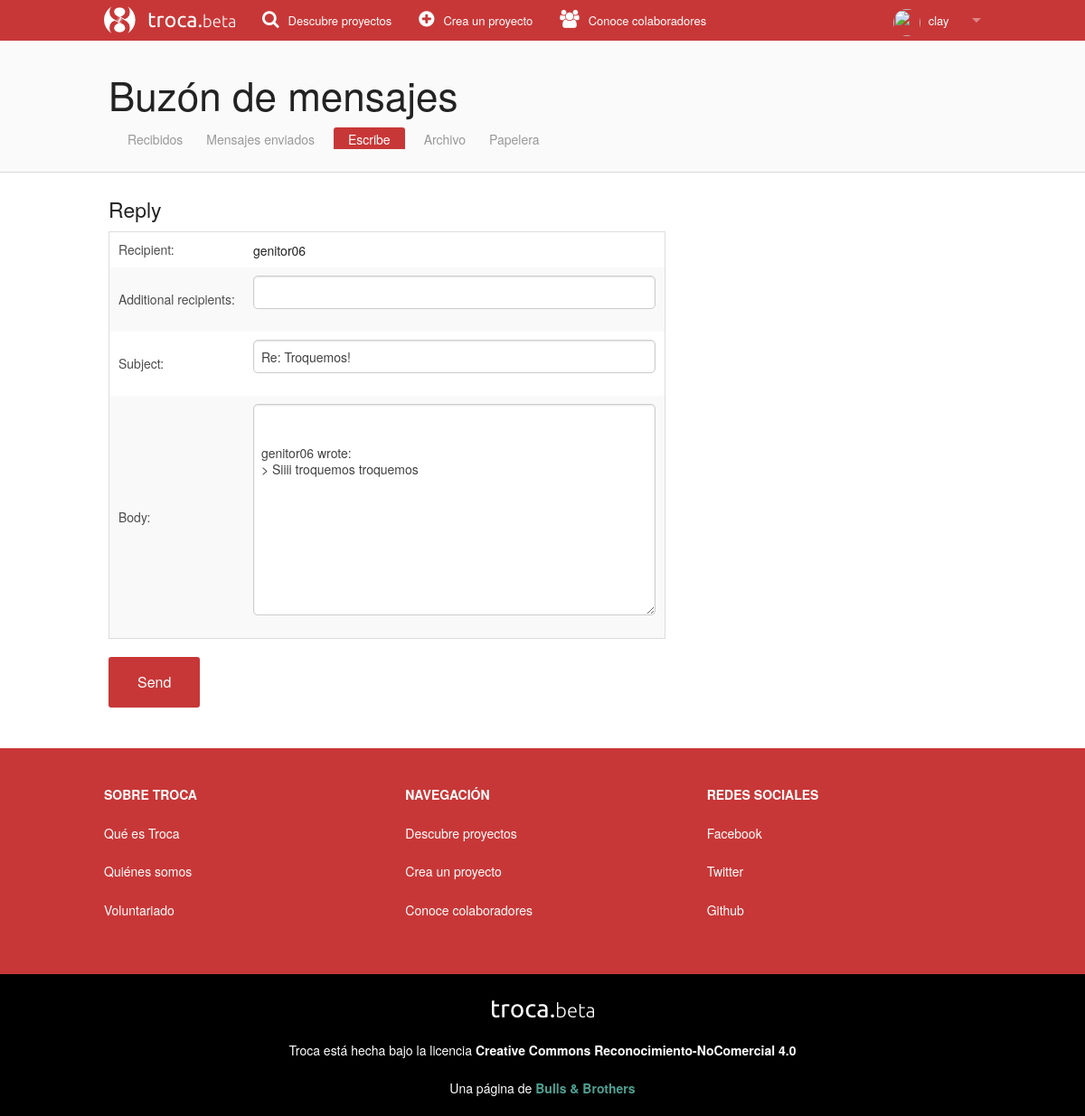
Screenshot of /mensajes/reply/24/ (signed in) with the database file from the repository.
### postman/models.py (models this page shows, shortened)
@python_2_unicode_compatible
class Message(models.Model):
    SUBJECT_MAX_LENGTH = 120
    subject = models.CharField(_("subject"), max_length=SUBJECT_MAX_LENGTH)
    body = models.TextField(_("body"), blank=True)
    sender = models.ForeignKey(settings.AUTH_USER_MODEL, related_name='sent_messages', null=True, blank=True, verbose_name=_("sender"))
    recipient = models.ForeignKey(settings.AUTH_USER_MODEL, related_name='received_messages', null=True, blank=True, verbose_name=_("recipient"))
    email = models.EmailField(_("visitor"), blank=True)  # instead of either sender or recipient, for an AnonymousUser
    parent = models.ForeignKey('self', related_name='next_messages', null=True, blank=True, verbose_name=_("parent message"))
    thread = models.ForeignKey('self', related_name='child_messages', null=True, blank=True, verbose_name=_("root message"))
    sent_at = models.DateTimeField(_("sent at"), default=now)
    read_at = models.DateTimeField(_("read at"), null=True, blank=True)
    replied_at = models.DateTimeField(_("replied at"), null=True, blank=True)
    sender_archived = models.BooleanField(_("archived by sender"), default=False)
    recipient_archived = models.BooleanField(_("archived by recipient"), default=False)
    sender_deleted_at = models.DateTimeField(_("deleted by sender at"), null=True, blank=True)
    recipient_deleted_at = models.DateTimeField(_("deleted by recipient at"), null=True, blank=True)
    moderation_status = models.CharField(_("status"), max_length=1, choices=STATUS_CHOICES, default=STATUS_PENDING)
    moderation_by = models.ForeignKey(settings.AUTH_USER_MODEL, related_name='moderated_messages',
        null=True, blank=True, verbose_name=_("moderator"))
    moderation_date = models.DateTimeField(_("moderated at"), null=True, blank=True)
    moderation_reason = models.CharField(_("rejection reason"), max_length=120, blank=True)
    objects = MessageManager()
    class Meta:
        verbose_name = _("message")
        verbose_name_plural = _("messages")
        ordering = ['-sent_at', '-id']
    def admin_sender(self):
        """
        Return the sender either as a username or as a plain email.
        Designed for the Admin site.

        """
        if self.sender:
            return str(self.sender)
        else:
            return '<{0}>'.format(self.email)
    admin_sender.short_description = _("sender")
    admin_sender.admin_order_field = 'sender'
    clear_sender = property(admin_sender)
    @property
    def obfuscated_sender(self):
        if self.sender:
            return get_user_representation(self.sender)
        else:
            return self._obfuscated_email()
    def admin_recipient(self):
        """
        Return the recipient either as a username or as a plain email.
        Designed for the Admin site.

        """
        if self.recipient:
            return str(self.recipient)
        else:
            return '<{0}>'.format(self.email)
    admin_recipient.short_description = _("recipient")
    admin_recipient.admin_order_field = 'recipient'
    clear_recipient = property(admin_recipient)
    def quote(self, format_subject, format_body=None):
        values = {'subject': format_subject(self.subject)[:self.SUBJECT_MAX_LENGTH]}
        if format_body:
            values['body'] = format_body(self.obfuscated_sender, self.body)
        return values

### postman/views.py (the view)
# urls.py: url(r'^reply/(?P<message_id>[\d]+)/$', ReplyView.as_view(), name='postman_reply'),
class ReplyView(ComposeMixin, FormView):
    form_class = FullReplyForm
    formatters = (format_subject, format_body)
    autocomplete_channel = None
    template_name = 'postman/reply.html'
    @csrf_protect_m
    @login_required_m
    def dispatch(self, request, message_id, *args, **kwargs):
        perms = Message.objects.perms(request.user)
        self.parent = get_object_or_404(Message, perms, pk=message_id)
        return super(ReplyView, self).dispatch(request,*args, **kwargs)
    def get_initial(self):
        self.initial = self.parent.quote(*self.formatters)  # will also be partially used in get_form_kwargs()
        if self.request.method == 'GET':
            self.initial.update(self.request.GET.items())  # allow overwriting of the defaults by query string
        return self.initial
    def get_form_kwargs(self):
        kwargs = super(ReplyView, self).get_form_kwargs()
        kwargs['channel'] = self.autocomplete_channel
        if self.request.method == 'POST':
            if 'subject' not in kwargs['data']:  # case of the quick reply form
                post = kwargs['data'].copy()  # self.request.POST is immutable
                post['subject'] = self.initial['subject']
                kwargs['data'] = post
            kwargs['recipient'] = self.parent.sender or self.parent.email
        return kwargs
    def get_context_data(self, **kwargs):
        context = super(ReplyView, self).get_context_data(**kwargs)
        context['recipient'] = self.parent.obfuscated_sender
        return context

### postman/forms.py
class FullReplyForm(BaseReplyForm):
    if allow_copies:
        recipients = CommaSeparatedUserField(
            label=(_("Additional recipients"), _("Additional recipient")), help_text='', required=False)
    class Meta(BaseReplyForm.Meta):
        fields = (['recipients'] if allow_copies else []) + ['subject', 'body']

### postman/models.py (called while the page is built, shortened)
def get_user_representation(user):
    show_user_as = getattr(settings, 'POSTMAN_SHOW_USER_AS', None)
    if isinstance(show_user_as, six.string_types):
        attr = getattr(user, show_user_as, None)
        if callable(attr):
            attr = attr()
        if attr:
            return force_text(attr)
    elif callable(show_user_as):
        try:
            return force_text(show_user_as(user))
        except:
            pass
    return force_text(user)  # default value, or in case of empty attribute or exception

    def _folder(self, related, filters, option=None, order_by=None):
        qs = self.all() if option == OPTION_MESSAGES else QuerySet(self.model, PostmanQuery(self.model), using=self._db)
        if related:
            qs = qs.select_related(*related)
        if order_by:
            qs = qs.order_by(order_by)
        if isinstance(filters, (list, tuple)):
            lookups = models.Q()
            for filter in filters:
                lookups |= models.Q(**filter)
        else:
            lookups = models.Q(**filters)
        if option == OPTION_MESSAGES:
            return qs.filter(lookups)

    def inbox(self, user, related=True, **kwargs):
        related = ('sender',) if related else None
        filters = {
            'recipient': user,
            'recipient_archived': False,
            'recipient_deleted_at__isnull': True,
            'moderation_status': STATUS_ACCEPTED,
        }
        return self._folder(related, filters, **kwargs)

    def inbox_unread_count(self, user):
        return self.inbox(user, related=False, option=OPTION_MESSAGES).filter(read_at__isnull=True).count()

    def perms(self, user):
        return models.Q(recipient=user) & models.Q(moderation_status=STATUS_ACCEPTED) & models.Q(recipient_deleted_at__isnull=True)

### postman/utils.py (called while the page is built)
def format_subject(subject):
    str = ugettext("Re: {subject}")
    pattern = '^' + str.replace('{subject}', '.*') + '$'
    return subject if re.match(pattern, subject, re.IGNORECASE) else str.format(subject=subject)

### postman/views.py (called while the page is built, shortened)
    def get_form_kwargs(self):
        kwargs = super(ComposeMixin, self).get_form_kwargs()
        return kwargs

### postman/templates/postman/reply.html
{% extends "postman/base_write.html" %}
{% load i18n %}
{% block pm_write_title %}{% trans "Reply"%}{% endblock %}
{% block pm_write_recipient %}<tr><th><label>{% trans "Recipient" %}:</label></th><td>{{ recipient }}</td></tr>{% endblock %}

### postman/templates/postman/base_write.html (shortened to what this page needs)
{% extends "postman/base.html" %}
{% load i18n %}
{% block extrahead %}{{ block.super }}
{% if autocompleter_app.is_active %}
{% load static %}
{% endif %}
{% endblock %}
    {% block postman_menu %}
        <div class="botborder" >
         <div class="row ptb25 mrl20" id="menu">
            <h1>Buzón de mensajes</h1>
            <dl class="sub-nav" >
             <dd><a href="{% url 'postman_inbox' %}">{% trans "Recibidos" %}{% if unread_count %} <strong>({{ unread_count }})</strong>{% endif %}</a></dd>
             <dd><a href="{% url 'postman_sent' %}">{% trans "Mensajes enviados" %}</a></dd>
             <dd class="active"><a href="{% url 'postman_write' %}">{% trans "Escribe" %}</a></dd>
             <dd><a href="{% url 'postman_archives' %}">{% trans "Archivo" %}</a></dd>
             <dd><a href="{% url 'postman_trash' %}">{% trans "Papelera" %}</a></dd>
            </dl>
        </div>
    </div>
    {% endblock %}
{% block content %}
<div id="postman" class="mrl20 mt25">
<h4>{% block pm_write_title %}{% endblock %}</h4>
<form action="{% if next_url %}?next={{ next_url|urlencode }}{% endif %}" method="post">{% csrf_token %}
<table>
{% block pm_write_recipient %}{% endblock %}
{{ form.as_table }}
</table>
<button class="button radius" type="submit">{% trans "Send" %}</button>
</form>
</div>
{% endblock %}

### foundation/templates/foundation/base.html (shortened to what this page needs)
{% load staticfiles %}
{% load postman_tags %}
<!doctype html>
<html class="no-js" lang="en">
<head>
    {% block foundation_css %}
    <link href="{% static "foundation/css/normalize.css" %}" rel="stylesheet"/>
    <link href="{% static "foundation/css/foundation.min.css" %}" rel="stylesheet"/>
    <link rel="stylesheet" href="//maxcdn.bootstrapcdn.com/font-awesome/4.3.0/css/font-awesome.min.css">
    {% endblock foundation_css %}
    {% block css %}
    <link href="{% static "foundation/css/style.css" %}" rel="stylesheet"/>
    <link href="{% static "foundation/froala/css/froala_editor.min.css" %}" rel="stylesheet"/>
    <link href="{% static "foundation/froala/css/froala_style.css" %}" rel="stylesheet"/>
    <link href="{% static "foundation/froala/css/themes/custom-theme.css" %}" rel="stylesheet"/>
    {% endblock css %}
    {% block extrahead %}{% endblock %}
	<div class="contain-to-grid sticky red-background">
		<nav class="top-bar red-background" data-topbar role="navigation" data-options="sticky_on: large">
			<ul class="title-area">
    				<li class="name"><h1><a href="{% url 'index' %}"><img class="logo" src="{% static "foundation/img/logo.png" %}" alt="Troca"></a></h1></li>
  			</ul>
			  <section class="top-bar-section">
			    <ul class="right">
				{% if user.is_authenticated %}
				{% postman_unread as unread_count %}
				<li class="has-dropdown">
					 <a href="/perfil/{{user.id}}">
					     {% if user.userprofile.avatar_url.url_60x60 %}
					       <img src="{{ user.userprofile.avatar_url.url_60x60 }}" class="img-user-small">
					     {% else %}
					       <img src="http://s22.postimg.org/sgwv8z7kx/url.jpg" class="img-user-small">
					     {% endif %}
					     {% if unread_count %}<span class="round label mss-notif"><strong>{{ unread_count }}</strong></span>{% endif %}  {{ user.username }}</a>
				</li>
				{% else %}
						<li><a href="{% url 'register' %}">Registrarse</a></li>
						<li class="divider"></li>
						<li><a href="{% url 'login' %}">Iniciar sesión</a></li>
				{% endif %}
			  </ul>
		    	<ul class="left hide-for-medium-only">
		      		<li><a href="/descubre/"><i class="fa fa-search title-icon ml8"></i>Descubre proyectos</a></li>
					<li><a href="/crea/"><i class="fa fa-plus-circle title-icon ml8"></i>Crea un proyecto</a></li>
					<li><a href="/encuentra/"><i class="fa fa-users title-icon ml8"></i>Conoce colaboradores</a></li>
		    	</ul>
		  </section>
		</nav>
	</div>
</head>
<body {% block body_attr %}{% endblock body_attr %}>
    {% block base_body %}
    {% endblock base_body %}
</body>
<footer>
	<div class="foot-nav red-background white-main">
		<div class="row">
		<div class="small-4 large-4 columns">
			<ul class="no-bullet">
			  <li><p><b>SOBRE TROCA</b></p></li>
			  <li><a class="a-white" href="{% url 'about' %}"><p>Qué es Troca</p></a></li>
			  <li><a class="a-white" href="{% url 'ourpeople' %}"><p>Quiénes somos</p></a></li>
			  <li><a class="a-white" href="http://troca.ml/proyecto/genitor06/trocabeta/"><p>Voluntariado</p></a></li>
			</ul>
		</div>
		<div class="small-4 large-4 columns">
			<ul class="no-bullet">
			  <li><p><b>NAVEGACIÓN</b></p></li>
			  <li><a class="a-white" href="/descubre/"><p>Descubre proyectos</p></a></li>
			  <li><a class="a-white" href="/crea/"><p>Crea un proyecto</p></a></li>
			  <li><a class="a-white" href="/encuentra/"><p>Conoce colaboradores</p></a></li>
			</ul>
		</div>
		  <div class="small-4 large-4 columns">
			<ul class="no-bullet">
			  <li><p><b>REDES SOCIALES</b></p></li>
			  <li><a class="a-white" href="https://www.facebook.com/trocabeta"><p>Facebook</p></a></li>
			  <li><a class="a-white" href="#"><p>Twitter</p></a></li>
			  <li><a class="a-white" href="#"><p>Github</p></a></li>
			</ul>
		</div>
		</div>
	</div>
<div class="black-bkg">
	<div class="row text-center padrl15">
		<h1><a href="/"><img class="logo" src="{% static "foundation/img/logo2white.png" %}" alt="Troca"></a></h1>
		<p class="white-main">Troca está hecha bajo la licencia <b>Creative Commons Reconocimiento-NoComercial 4.0</b></p>
		<p class="white-main">Una página de <b><a href="https://www.behance.net/jovencoda">Bulls & Brothers</a></b></p>
	</div>
</div>
</footer>
</html>

### foundation/static/foundation/css/style.css (style rules this page uses)
body { background-color: #fafafa; }
p { font-size: 14px; }
.top-bar-section ul li { background: none repeat scroll 0% 0% #c83737; }
.top-bar-section li:not(.has-form) a:not(.button) { background: none repeat scroll 0% 0% #c83737; }
.logo { padding-bottom: 7px; }
.top-bar-section .has-dropdown { min-width: 127px; }
.img-user-small { height: 30px; width: 30px; border-radius: 50%; margin-right: 5px; vertical-align: middle; }
.red-background { background-color: #c83737 !important; }
.white-main { color: white !important; }
.black-bkg { background-color: black; }
a { color: #50a293; }
.button { background-color: #c83737; }
.sub-nav dt a, .sub-nav dd a, .sub-nav li a { padding-right: 5px; padding-left: 5px; }
.sub-nav { margin-bottom: 0px; margin-right: 20px; }
.sub-nav dt.active a, .sub-nav dd.active a, .sub-nav li.active a { background-color: #c83737; }
.botborder { border-bottom: solid; border-width: 1px; border-color: #d7d7d7; }
input, textarea { border-radius: 5px !important; }
.title-icon { font-size: 20px; }
.ml8 { margin-right: 10px; }
.mrl20 { padding-right: 20px; padding-left: 20px; }
.mt25 { margin-top: 25px; }
.ptb25 { padding-top: 25px; padding-bottom: 25px; }
.padrl15 { padding-right: 15px; padding-left: 15px; }
.a-white { color: white; }
.foot-nav { padding-top: 40px; padding-bottom: 40px; }

### rows the page displays
Message: subject "Re: Troquemos!", body "genitor06 wrote: > Siiii troquemos troquemos"

### other values shown
{{ user.username }} "clay"
{{ recipient }} "genitor06"
